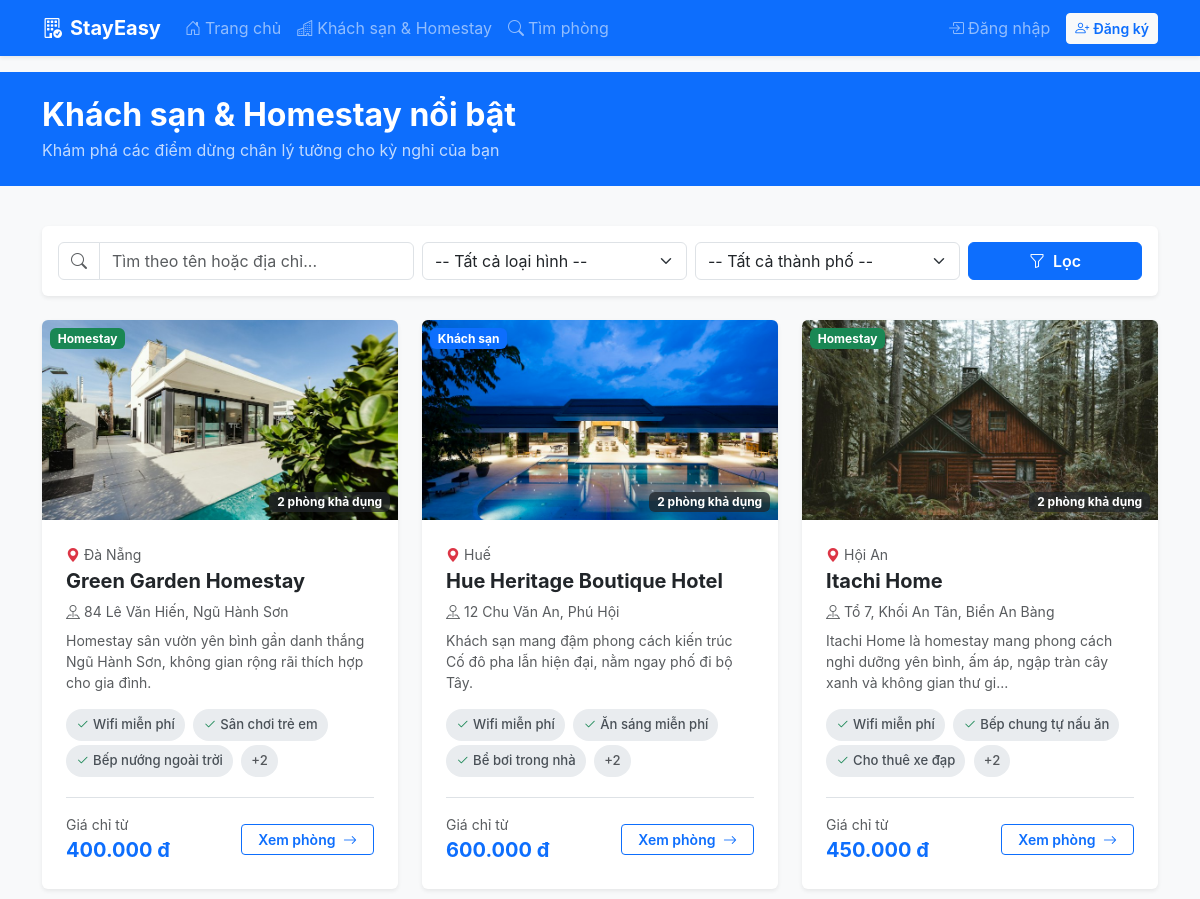
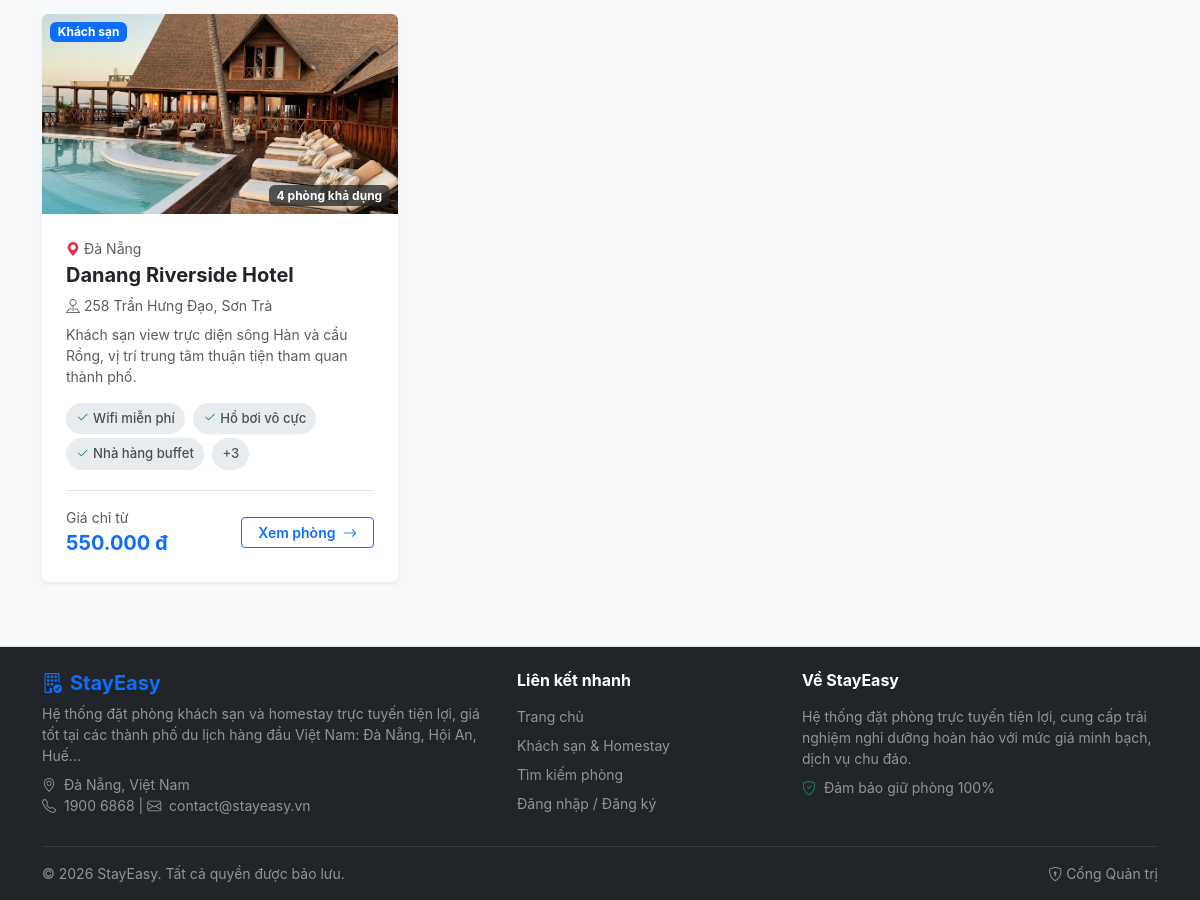
/properties.php, run on the app's committed database (2 pictures, top to bottom).
### tables this page shows
CREATE TABLE `properties` (
  `id` INT AUTO_INCREMENT PRIMARY KEY,
  `name` VARCHAR(150) NOT NULL,
  `type` ENUM('hotel', 'homestay') NOT NULL DEFAULT 'hotel',
  `address` VARCHAR(255) NOT NULL,
  `city` VARCHAR(100) NOT NULL,
  `description` TEXT DEFAULT NULL,
  `amenities` TEXT DEFAULT NULL,
  `image` VARCHAR(255) DEFAULT NULL,
  `status` ENUM('active', 'inactive') NOT NULL DEFAULT 'active'
);

### includes/functions.php (called while the page is built, shortened)
<?php
function e($value) {
    return htmlspecialchars($value ?? '', ENT_QUOTES, 'UTF-8');
}
function format_money($amount) {
    return number_format((float)$amount, 0, ',', '.') . ' đ';
}
function get_property_type_text($type) {
    return $type === 'homestay' ? 'Homestay' : 'Khách sạn';
}

### properties.php (the view, shortened to what this page needs)
<?php
require_once __DIR__ . '/config/db.php';
require_once __DIR__ . '/includes/functions.php';
$keyword     = isset($_GET['keyword']) ? trim($_GET['keyword']) : '';
$sql = "
    SELECT p.*,
           (SELECT MIN(price_per_night) FROM rooms WHERE property_id = p.id AND status = 'active') as min_price,
           (SELECT COUNT(*) FROM rooms WHERE property_id = p.id AND status = 'active') as total_rooms
    FROM properties p
    WHERE p.status = 'active'
";
$params = [];
$sql .= " ORDER BY p.id DESC ";
$stmt = $pdo->prepare($sql);
$stmt->execute($params);
$properties = $stmt->fetchAll();
require_once __DIR__ . '/includes/header.php';
?>
<div class="bg-primary text-white py-4 mb-4">
    <div class="container">
        <h2 class="fw-bold mb-1">Khách sạn & Homestay nổi bật</h2>
        <p class="mb-0 opacity-75">Khám phá các điểm dừng chân lý tưởng cho kỳ nghỉ của bạn</p>
    </div>
</div>
<div class="container py-3">
    <div class="card border-0 shadow-sm mb-4">
        <div class="card-body p-3">
            <form action="/properties.php" method="GET" class="row g-2 align-items-center">
                <div class="col-md-4">
                    <div class="input-group">
                        <span class="input-group-text bg-white"><i class="bi bi-search text-muted"></i></span>
                        <input type="text" name="keyword" class="form-control" placeholder="Tìm theo tên hoặc địa chỉ..." value="<?= e($keyword) ?>">
                    </div>
                </div>
                <div class="col-md-3">
                    <select name="type" class="form-select">
                        <option value="">-- Tất cả loại hình --</option>
                    </select>
                </div>
                <div class="col-md-3">
                    <select name="city" class="form-select">
                        <option value="">-- Tất cả thành phố --</option>
                    </select>
                </div>
                <div class="col-md-2 d-flex gap-2">
                    <button type="submit" class="btn btn-primary w-100 fw-semibold">
                        <i class="bi bi-funnel me-1"></i> Lọc
                    </button>
                </div>
            </form>
        </div>
    </div>
    <div class="row g-4">
        <?php if (empty($properties)): ?>
            <div class="col-12 text-center py-5">
                <i class="bi bi-buildings text-muted" style="font-size: 3rem;"></i>
                <h5 class="fw-bold mt-3 text-muted">Không tìm thấy cơ sở lưu trú nào phù hợp</h5>
                <p class="text-muted small">Vui lòng thử thay đổi điều kiện tìm kiếm hoặc chọn thành phố khác.</p>
                <a href="/properties.php" class="btn btn-outline-primary btn-sm">Xem tất cả cơ sở</a>
            </div>
        <?php else: ?>
            <?php foreach ($properties as $p): ?>
                <div class="col-md-6 col-lg-4">
                    <div class="card h-100 border-0 shadow-sm card-hover overflow-hidden">
                        <div class="position-relative">
                            <?php $img_src = !empty($p['image']) ? '/assets/images/' . e($p['image']) : '/assets/images/no_image.jpg'; ?>
                            <img src="<?= $img_src ?>" class="property-card-img" alt="<?= e($p['name']) ?>">
                            <span class="position-absolute top-0 start-0 m-2 badge <?= $p['type'] === 'homestay' ? 'bg-success' : 'bg-primary' ?>">
                                <?= get_property_type_text($p['type']) ?>
                            </span>
                            <span class="position-absolute bottom-0 end-0 m-2 badge bg-dark bg-opacity-75">
                                <?= $p['total_rooms'] ?> phòng khả dụng
                            </span>
                        </div>
                        <div class="card-body d-flex flex-column p-4">
                            <div class="text-muted small mb-1">
                                <i class="bi bi-geo-alt-fill text-danger me-1"></i><?= e($p['city']) ?>
                            </div>
                            <h5 class="card-title fw-bold fs-5 mb-2">
                                <a href="/property_detail.php?id=<?= $p['id'] ?>" class="text-dark text-decoration-none">
                                    <?= e($p['name']) ?>
                                </a>
                            </h5>
                            <p class="text-muted small mb-2"><i class="bi bi-pin-map me-1"></i><?= e($p['address']) ?></p>
                            <?php if (!empty($p['description'])): ?>
                                <p class="card-text small text-muted mb-3 line-clamp-2">
                                    <?= e(mb_strimwidth($p['description'], 0, 110, '...')) ?>
                                </p>
                            <?php endif; ?>
                            <?php if (!empty($p['amenities'])): ?>
                                <div class="mb-3">
                                    <?php
                                    $tags = array_map('trim', explode(',', $p['amenities']));
                                    $show_tags = array_slice($tags, 0, 3);
                                    foreach ($show_tags as $t): ?>
                                        <span class="badge-amenity"><i class="bi bi-check2 text-success me-1"></i><?= e($t) ?></span>
                                    <?php endforeach; ?>
                                    <?php if (count($tags) > 3): ?>
                                        <span class="badge-amenity text-muted">+<?= count($tags) - 3 ?></span>
                                    <?php endif; ?>
                                </div>
                            <?php endif; ?>
                            <div class="mt-auto pt-3 border-top d-flex justify-content-between align-items-center">
                                <div>
                                    <small class="text-muted d-block">Giá chỉ từ</small>
                                    <span class="fs-5 fw-bold text-primary">
                                        <?= $p['min_price'] ? format_money($p['min_price']) : 'Liên hệ' ?>
                                    </span>
                                </div>
                                <a href="/property_detail.php?id=<?= $p['id'] ?>" class="btn btn-outline-primary btn-sm px-3 fw-semibold">
                                    Xem phòng <i class="bi bi-arrow-right ms-1"></i>
                                </a>
                            </div>
                        </div>
                    </div>
                </div>
            <?php endforeach; ?>
        <?php endif; ?>
    </div>
</div>
<?php require_once __DIR__ . '/includes/footer.php'; ?>

### assets/css/style.css (style rules this page uses)
:root { --primary-color: #0d6efd; --accent-color: #ffc107; }
body { font-family: -apple-system, BlinkMacSystemFont, "Segoe UI", Roboto, "Helvetica Neue", Arial, sans-serif; color: #333; }
.card { transition: transform 0.2s ease, box-shadow 0.2s ease; }
.property-card-img, .room-card-img { height: 200px; object-fit: cover; width: 100%; }
.badge-amenity { background-color: #e9ecef; color: #495057; font-weight: 500; margin-right: 4px; margin-bottom: 4px; padding: 6px 10px; border-radius: 20px; display: inline-block; font-size: 0.82rem; }

### data on the page
properties: image (picture), type "Homestay", total_rooms "2", city "Đà Nẵng", name "Green Garden Homestay", address "84 Lê Văn Hiến, Ngũ Hành Sơn", description "Homestay sân vườn yên bình gần danh thắng Ngũ Hành Sơn, không gian rộng rãi thích hợp cho gia đình.", amenities "Wifi miễn phí", amenities "Sân chơi trẻ em", amenities "Bếp nướng ngoài trời", count($tags)-3 "2", min_price "400.000 đ"
properties: image (picture), type "Khách sạn", total_rooms "2", city "Huế", name "Hue Heritage Boutique Hotel", address "12 Chu Văn An, Phú Hội", description "Khách sạn mang đậm phong cách kiến trúc Cố đô pha lẫn hiện đại, nằm ngay phố đi bộ Tây.", amenities "Wifi miễn phí", amenities "Ăn sáng miễn phí", amenities "Bể bơi trong nhà", count($tags)-3 "2", min_price "600.000 đ"
properties: image (picture), type "Homestay", total_rooms "2", city "Hội An", name "Itachi Home", address "Tổ 7, Khối An Tân, Biển An Bàng", description "Itachi Home là homestay mang phong cách nghỉ dưỡng yên bình, ấm áp, ngập tràn cây xanh và không gian thư gi...", amenities "Wifi miễn phí", amenities "Bếp chung tự nấu ăn", amenities "Cho thuê xe đạp", count($tags)-3 "2", min_price "450.000 đ"
properties: image (picture), type "Khách sạn", total_rooms "4", city "Đà Nẵng", name "Danang Riverside Hotel", address "258 Trần Hưng Đạo, Sơn Trà", description "Khách sạn view trực diện sông Hàn và cầu Rồng, vị trí trung tâm thuận tiện tham quan thành phố.", amenities "Wifi miễn phí", amenities "Hồ bơi vô cực", amenities "Nhà hàng buffet", count($tags)-3 "3", min_price "550.000 đ"
